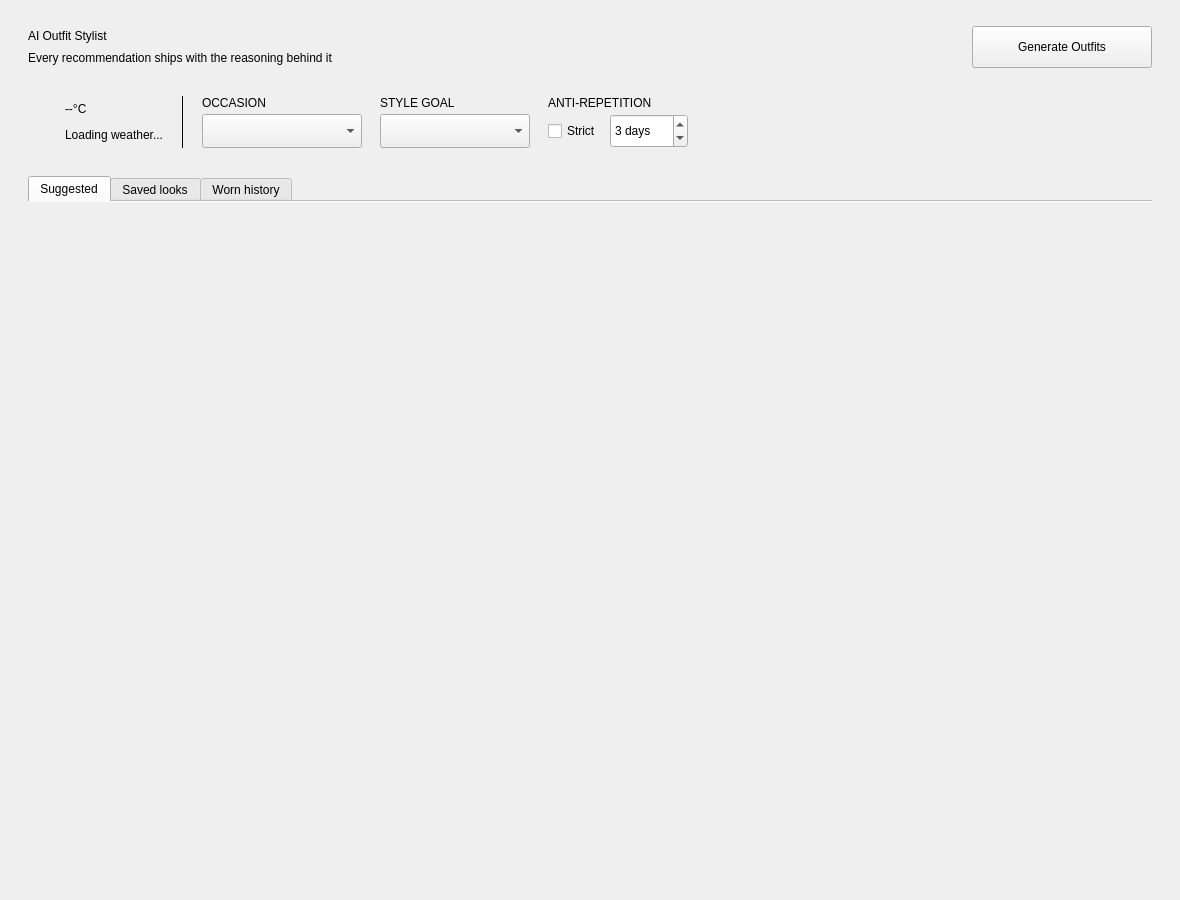
<?xml version="1.0" encoding="UTF-8"?>
<ui version="4.0">
 <class>StylistPage</class>
 <widget class="QWidget" name="StylistPage">
  <property name="geometry">
   <rect>
    <x>0</x>
    <y>0</y>
    <width>1180</width>
    <height>900</height>
   </rect>
  </property>
  <layout class="QVBoxLayout" name="rootLayout">
   <property name="spacing">
    <number>14</number>
   </property>
   <property name="leftMargin">
    <number>28</number>
   </property>
   <property name="topMargin">
    <number>26</number>
   </property>
   <property name="rightMargin">
    <number>28</number>
   </property>
   <property name="bottomMargin">
    <number>22</number>
   </property>
   <item>
    <layout class="QHBoxLayout" name="headerRow">
     <property name="spacing">
      <number>12</number>
     </property>
     <item>
      <layout class="QVBoxLayout" name="titleBlock">
       <property name="spacing">
        <number>2</number>
       </property>
       <item>
        <widget class="QLabel" name="pageTitle">
         <property name="text">
          <string>AI Outfit Stylist</string>
         </property>
         <property name="role" stdset="0">
          <string>display</string>
         </property>
        </widget>
       </item>
       <item>
        <widget class="QLabel" name="pageSubtitle">
         <property name="text">
          <string>Every recommendation ships with the reasoning behind it</string>
         </property>
         <property name="role" stdset="0">
          <string>muted</string>
         </property>
        </widget>
       </item>
      </layout>
     </item>
     <item>
      <spacer name="headerSpacer">
       <property name="orientation">
        <enum>Qt::Orientation::Horizontal</enum>
       </property>
       <property name="sizeHint" stdset="0">
        <size>
         <width>20</width>
         <height>0</height>
        </size>
       </property>
      </spacer>
     </item>
     <item>
      <widget class="QPushButton" name="generateButton">
       <property name="minimumSize">
        <size>
         <width>180</width>
         <height>42</height>
        </size>
       </property>
       <property name="text">
        <string>Generate Outfits</string>
       </property>
       <property name="variant" stdset="0">
        <string>primary</string>
       </property>
      </widget>
     </item>
    </layout>
   </item>
   <item>
    <widget class="QFrame" name="contextBar">
     <layout class="QHBoxLayout" name="contextLayout">
      <property name="spacing">
       <number>18</number>
      </property>
      <property name="leftMargin">
       <number>18</number>
      </property>
      <property name="topMargin">
       <number>14</number>
      </property>
      <property name="rightMargin">
       <number>18</number>
      </property>
      <property name="bottomMargin">
       <number>14</number>
      </property>
      <item>
       <widget class="QFrame" name="weatherCard">
        <layout class="QHBoxLayout" name="weatherLayout">
         <property name="spacing">
          <number>12</number>
         </property>
         <property name="leftMargin">
          <number>0</number>
         </property>
         <property name="topMargin">
          <number>0</number>
         </property>
         <property name="rightMargin">
          <number>0</number>
         </property>
         <property name="bottomMargin">
          <number>0</number>
         </property>
         <item>
          <widget class="QLabel" name="weatherIcon">
           <property name="text">
            <string/>
           </property>
           <property name="alignment">
            <set>Qt::AlignmentFlag::AlignCenter</set>
           </property>
          </widget>
         </item>
         <item>
          <layout class="QVBoxLayout" name="weatherTextLayout">
           <property name="spacing">
            <number>0</number>
           </property>
           <item>
            <widget class="QLabel" name="weatherTemp">
             <property name="text">
              <string>--°C</string>
             </property>
             <property name="role" stdset="0">
              <string>h2</string>
             </property>
            </widget>
           </item>
           <item>
            <widget class="QLabel" name="weatherMeta">
             <property name="text">
              <string>Loading weather...</string>
             </property>
             <property name="role" stdset="0">
              <string>muted</string>
             </property>
            </widget>
           </item>
          </layout>
         </item>
        </layout>
       </widget>
      </item>
      <item>
       <widget class="QFrame" name="contextDivider">
        <property name="frameShape">
         <enum>QFrame::Shape::VLine</enum>
        </property>
        <property name="frameShadow">
         <enum>QFrame::Shadow::Plain</enum>
        </property>
        <property name="variant" stdset="0">
         <string>divider</string>
        </property>
       </widget>
      </item>
      <item>
       <layout class="QVBoxLayout" name="occasionBlock">
        <property name="spacing">
         <number>4</number>
        </property>
        <item>
         <widget class="QLabel" name="occasionLabel">
          <property name="text">
           <string>OCCASION</string>
          </property>
          <property name="role" stdset="0">
           <string>label</string>
          </property>
         </widget>
        </item>
        <item>
         <widget class="QComboBox" name="occasionFilter">
          <property name="minimumSize">
           <size>
            <width>160</width>
            <height>34</height>
           </size>
          </property>
         </widget>
        </item>
       </layout>
      </item>
      <item>
       <layout class="QVBoxLayout" name="goalBlock">
        <property name="spacing">
         <number>4</number>
        </property>
        <item>
         <widget class="QLabel" name="goalLabel">
          <property name="text">
           <string>STYLE GOAL</string>
          </property>
          <property name="role" stdset="0">
           <string>label</string>
          </property>
         </widget>
        </item>
        <item>
         <widget class="QComboBox" name="styleGoalFilter">
          <property name="minimumSize">
           <size>
            <width>150</width>
            <height>34</height>
           </size>
          </property>
         </widget>
        </item>
       </layout>
      </item>
      <item>
       <layout class="QVBoxLayout" name="antiRepBlock">
        <property name="spacing">
         <number>4</number>
        </property>
        <item>
         <widget class="QLabel" name="antiRepLabel">
          <property name="text">
           <string>ANTI-REPETITION</string>
          </property>
          <property name="role" stdset="0">
           <string>label</string>
          </property>
         </widget>
        </item>
        <item>
         <layout class="QHBoxLayout" name="antiRepRow">
          <property name="spacing">
           <number>8</number>
          </property>
          <item>
           <widget class="QCheckBox" name="strictToggle">
            <property name="text">
             <string>Strict</string>
            </property>
           </widget>
          </item>
          <item>
           <widget class="QSpinBox" name="antiRepDays">
            <property name="minimumSize">
             <size>
              <width>78</width>
              <height>34</height>
             </size>
            </property>
            <property name="minimum">
             <number>1</number>
            </property>
            <property name="maximum">
             <number>14</number>
            </property>
            <property name="value">
             <number>3</number>
            </property>
            <property name="suffix">
             <string> days</string>
            </property>
           </widget>
          </item>
          <item>
           <spacer name="antiRepSpacer">
            <property name="orientation">
             <enum>Qt::Orientation::Horizontal</enum>
            </property>
            <property name="sizeHint" stdset="0">
             <size>
              <width>0</width>
              <height>0</height>
             </size>
            </property>
           </spacer>
          </item>
         </layout>
        </item>
       </layout>
      </item>
      <item>
       <spacer name="contextSpacer">
        <property name="orientation">
         <enum>Qt::Orientation::Horizontal</enum>
        </property>
        <property name="sizeHint" stdset="0">
         <size>
          <width>10</width>
          <height>0</height>
         </size>
        </property>
       </spacer>
      </item>
     </layout>
    </widget>
   </item>
   <item>
    <widget class="QTabWidget" name="tabs">
     <property name="documentMode">
      <bool>true</bool>
     </property>
     <widget class="QWidget" name="tabSuggested">
      <attribute name="title">
       <string>Suggested</string>
      </attribute>
      <layout class="QHBoxLayout" name="suggestedLayout">
       <property name="spacing">
        <number>18</number>
       </property>
       <property name="leftMargin">
        <number>0</number>
       </property>
       <property name="topMargin">
        <number>16</number>
       </property>
       <property name="rightMargin">
        <number>0</number>
       </property>
       <property name="bottomMargin">
        <number>0</number>
       </property>
       <item>
        <widget class="QScrollArea" name="suggestScroll">
         <property name="frameShape">
          <enum>QFrame::Shape::NoFrame</enum>
         </property>
         <property name="widgetResizable">
          <bool>true</bool>
         </property>
         <property name="horizontalScrollBarPolicy">
          <enum>Qt::ScrollBarPolicy::ScrollBarAlwaysOff</enum>
         </property>
         <widget class="QWidget" name="suggestHost">
          <property name="geometry">
           <rect>
            <x>0</x>
            <y>0</y>
            <width>720</width>
            <height>560</height>
           </rect>
          </property>
          <layout class="QVBoxLayout" name="suggestHostLayout">
           <property name="spacing">
            <number>14</number>
           </property>
           <property name="leftMargin">
            <number>0</number>
           </property>
           <property name="topMargin">
            <number>0</number>
           </property>
           <property name="rightMargin">
            <number>8</number>
           </property>
           <property name="bottomMargin">
            <number>0</number>
           </property>
          </layout>
         </widget>
        </widget>
       </item>
       <item>
        <widget class="QScrollArea" name="xaiScroll">
         <property name="minimumSize">
          <size>
           <width>420</width>
           <height>0</height>
          </size>
         </property>
         <property name="maximumSize">
          <size>
           <width>420</width>
           <height>16777215</height>
          </size>
         </property>
         <property name="frameShape">
          <enum>QFrame::Shape::NoFrame</enum>
         </property>
         <property name="widgetResizable">
          <bool>true</bool>
         </property>
         <property name="horizontalScrollBarPolicy">
          <enum>Qt::ScrollBarPolicy::ScrollBarAlwaysOff</enum>
         </property>
         <widget class="QWidget" name="xaiHost">
          <property name="geometry">
           <rect>
            <x>0</x>
            <y>0</y>
            <width>410</width>
            <height>560</height>
           </rect>
          </property>
          <layout class="QVBoxLayout" name="xaiHostLayout">
           <property name="spacing">
            <number>14</number>
           </property>
           <property name="leftMargin">
            <number>0</number>
           </property>
           <property name="topMargin">
            <number>0</number>
           </property>
           <property name="rightMargin">
            <number>0</number>
           </property>
           <property name="bottomMargin">
            <number>0</number>
           </property>
          </layout>
         </widget>
        </widget>
       </item>
      </layout>
     </widget>
     <widget class="QWidget" name="tabSaved">
      <attribute name="title">
       <string>Saved looks</string>
      </attribute>
      <layout class="QVBoxLayout" name="savedLayout">
       <property name="leftMargin">
        <number>0</number>
       </property>
       <property name="topMargin">
        <number>16</number>
       </property>
       <property name="rightMargin">
        <number>0</number>
       </property>
       <property name="bottomMargin">
        <number>0</number>
       </property>
       <item>
        <widget class="QScrollArea" name="savedScroll">
         <property name="frameShape">
          <enum>QFrame::Shape::NoFrame</enum>
         </property>
         <property name="widgetResizable">
          <bool>true</bool>
         </property>
         <property name="horizontalScrollBarPolicy">
          <enum>Qt::ScrollBarPolicy::ScrollBarAlwaysOff</enum>
         </property>
         <widget class="QWidget" name="savedHost">
          <property name="geometry">
           <rect>
            <x>0</x>
            <y>0</y>
            <width>1100</width>
            <height>560</height>
           </rect>
          </property>
         </widget>
        </widget>
       </item>
      </layout>
     </widget>
     <widget class="QWidget" name="tabHistory">
      <attribute name="title">
       <string>Worn history</string>
      </attribute>
      <layout class="QVBoxLayout" name="historyLayout">
       <property name="spacing">
        <number>10</number>
       </property>
       <property name="leftMargin">
        <number>0</number>
       </property>
       <property name="topMargin">
        <number>16</number>
       </property>
       <property name="rightMargin">
        <number>0</number>
       </property>
       <property name="bottomMargin">
        <number>0</number>
       </property>
       <item>
        <layout class="QHBoxLayout" name="historyToolbar">
         <item>
          <widget class="QLabel" name="historyHint">
           <property name="text">
            <string>Every logged wear feeds the freshness score and the calendar.</string>
           </property>
           <property name="role" stdset="0">
            <string>muted</string>
           </property>
          </widget>
         </item>
         <item>
          <spacer name="historySpacer">
           <property name="orientation">
            <enum>Qt::Orientation::Horizontal</enum>
           </property>
           <property name="sizeHint" stdset="0">
            <size>
             <width>20</width>
             <height>0</height>
            </size>
           </property>
          </spacer>
         </item>
         <item>
          <widget class="QComboBox" name="historyMonthFilter">
           <property name="minimumSize">
            <size>
             <width>170</width>
             <height>34</height>
            </size>
           </property>
          </widget>
         </item>
        </layout>
       </item>
       <item>
        <widget class="QScrollArea" name="historyScroll">
         <property name="frameShape">
          <enum>QFrame::Shape::NoFrame</enum>
         </property>
         <property name="widgetResizable">
          <bool>true</bool>
         </property>
         <property name="horizontalScrollBarPolicy">
          <enum>Qt::ScrollBarPolicy::ScrollBarAlwaysOff</enum>
         </property>
         <widget class="QWidget" name="historyHost">
          <property name="geometry">
           <rect>
            <x>0</x>
            <y>0</y>
            <width>1100</width>
            <height>520</height>
           </rect>
          </property>
          <layout class="QVBoxLayout" name="historyHostLayout">
           <property name="spacing">
            <number>8</number>
           </property>
           <property name="leftMargin">
            <number>0</number>
           </property>
           <property name="topMargin">
            <number>0</number>
           </property>
           <property name="rightMargin">
            <number>8</number>
           </property>
           <property name="bottomMargin">
            <number>0</number>
           </property>
          </layout>
         </widget>
        </widget>
       </item>
      </layout>
     </widget>
    </widget>
   </item>
  </layout>
 </widget>
 <resources/>
 <connections/>
</ui>
